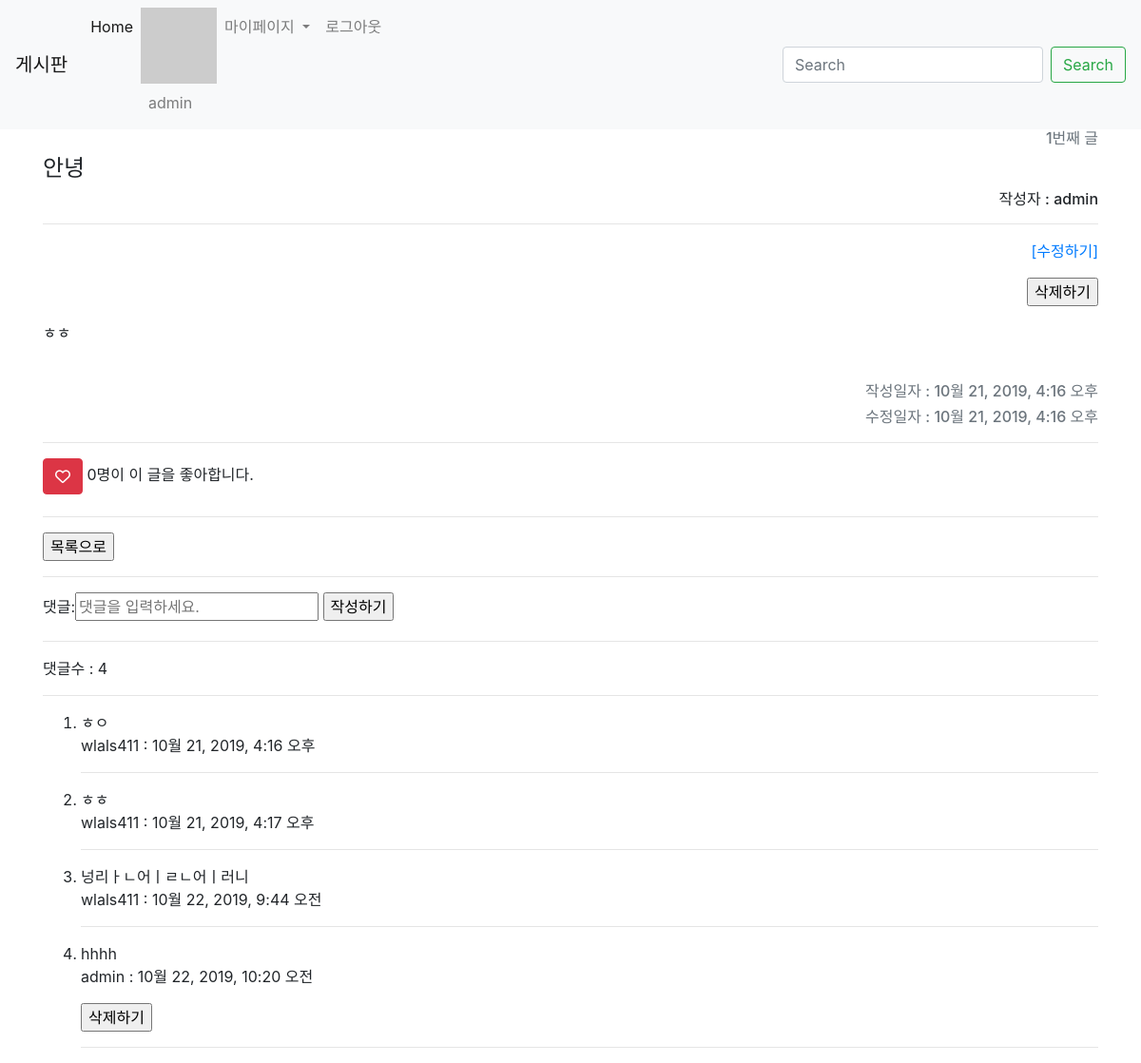
/articles/1/ (signed in), run on an earlier commit of the app's database.
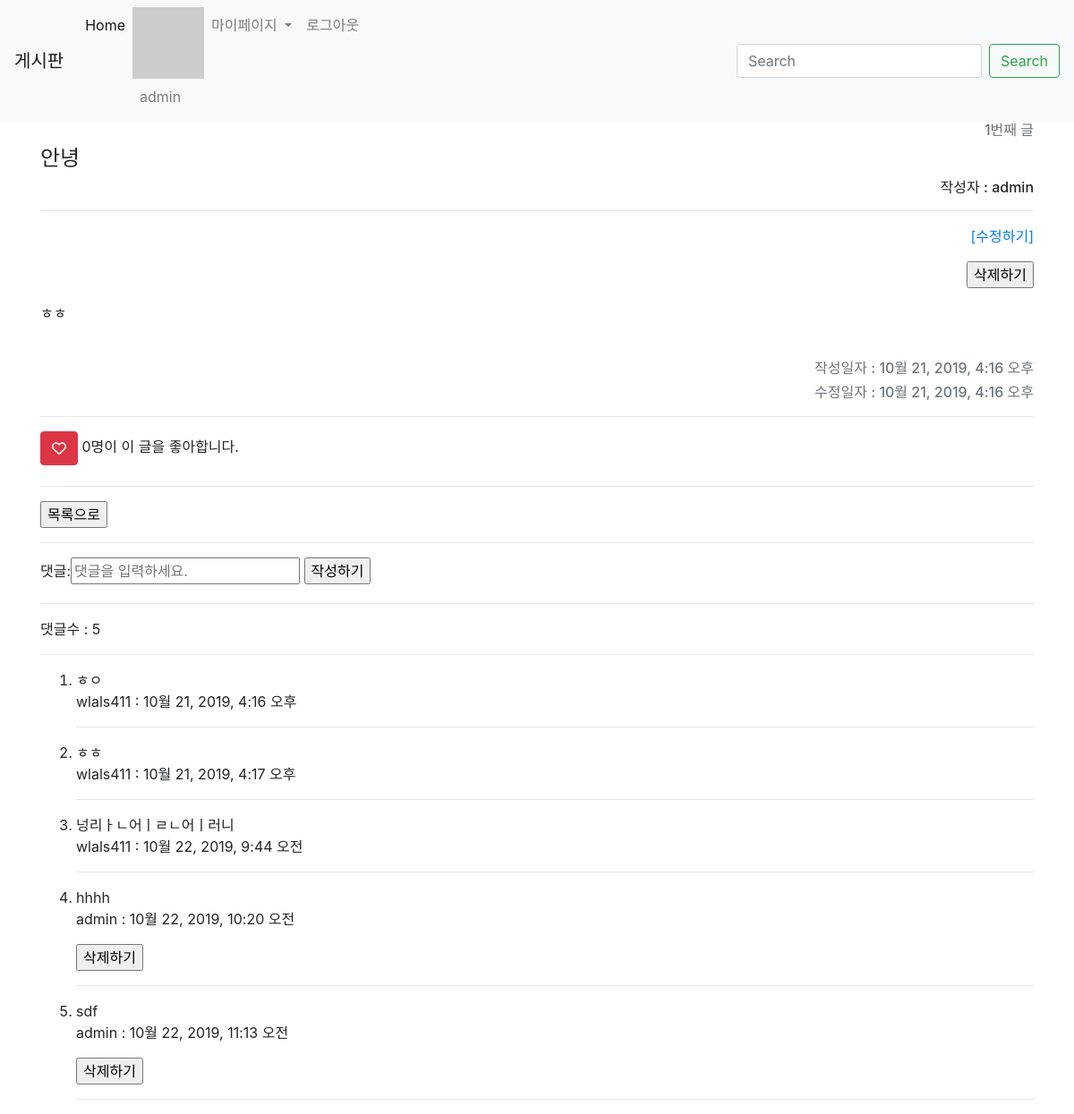
And on a later commit of the database.
### articles/models.py (models this page shows, shortened)
class Article(models.Model):
    title = models.CharField(max_length=10)
    content = models.TextField()
    image = models.ImageField(blank=True)
    image_thumbnail = ImageSpecField(
        processors=[ResizeToFit(300, 300)],
        format='JPEG',
        options={'quality': 80}
    )
    created_at = models.DateTimeField(auto_now_add=True)
    updated_at = models.DateTimeField(auto_now=True)
    user = models.ForeignKey(settings.AUTH_USER_MODEL, on_delete=models.CASCADE)    # 참조 : https://docs.djangoproject.com/en/2.2/topics/auth/customizing/
    like_users = models.ManyToManyField(settings.AUTH_USER_MODEL, related_name='like_articles', blank=True)
    unlike_users = models.ManyToManyField(settings.AUTH_USER_MODEL, related_name='unlike_articles', blank=True)

class Comment(models.Model):
    content = models.CharField(max_length=140)
    created_at = models.DateTimeField(auto_now_add=True)
    article = models.ForeignKey(Article, on_delete=models.CASCADE)
    user = models.ForeignKey(settings.AUTH_USER_MODEL, on_delete=models.CASCADE)

### accounts/models.py (models this page shows)
class User(AbstractUser):
    pass

### articles/views.py (the view)
# urls.py: path('<int:article_pk>/', views.detail, name='detail'),
def detail(request, article_pk):
    article = Article.objects.get(pk=article_pk)
    comments = article.comment_set.all()
    comment_form = CommentForm()
    context = {
        'article': article,
        'comments': comments,
        'comment_form': comment_form,
    }
    return render(request, 'articles/detail.html', context)

### articles/forms.py
class CommentForm(forms.ModelForm):
    content = forms.CharField(
        max_length=140,
        label='댓글',
        widget=forms.TextInput(
            attrs={
                'placeholder': '댓글을 입력하세요.'
            }
        )
    )
    class Meta:
        model = Comment
        exclude = ('article', 'user')

### articles/templatetags/gravatar.py (called while the page is built)
@register.filter
def makehash(email):
    return 'https://www.gravatar.com/avatar/' + hashlib.md5(email.strip().lower().encode('utf-8')).hexdigest()

### articles/templates/articles/detail.html (shortened to what this page needs)
{% extends 'articles/base.html' %}
{% block body %}
  <div><h6 class="text-right text-secondary">{{ article.id }}번째 글 </h6></div>
  <h4 style="display:inline-block;"> {{ article.title }}</h4>
  <h6 class="text-right">작성자 : {{ article.user }}</h6>
  <hr>
  {% if article.user == user %}
    <p  class="text-right">
      <a href="{% url 'articles:update' article.pk %}" class="text-right ml-auto">[수정하기]</a>
      {% if article.user == user %}
        <form action="{% url 'articles:delete' article.pk %}" class="text-right ml-auto" method="POST" onclick="return confirm('REALLY DELETE?')">
          <input type="submit" value="삭제하기" class="text-right ml-auto">
        </form>
      {% endif %}
    </p>
  {% endif %}
  <div><p>{{ article.content }}</p></div>
  <br>
  <h6 class="text-right text-secondary ml-auto inline">작성일자 : {{ article.created_at }}</h6>
  <h6 class="text-right text-secondary">수정일자 : {{ article.updated_at }}</h6>
  <hr>
  <a href="{% url 'articles:like' article.pk %}" class='d-inline-block'>
  <button class="btn btn-danger">
    {% if user in article.like_users.all %}
      <i class="fas fa-heart animated infinite bounce delay-1s" style="color: blue;"></i>
    {% else %}
      <i class="far fa-heart animated"></i>
    {% endif %}
    </button>
  </a>
  <p class='d-inline-block'>   {{article.like_users.count}}명이 이 글을 좋아합니다.</p>
  <hr>
  <form action="{% url 'articles:index' %}">
    <input type="submit" value="목록으로">
  </form>
  <hr>
    <form action="{% url 'articles:comment_create' article.pk %}" method="POST">
      {{ comment_form }}
      <input type="submit" value="작성하기">
    </form>
  <hr>
  <p>댓글수 : {{ comments.count }}</p>
  <hr>
  <ol>
    {% for comment in comments %}
      <li>{{comment.content}}</li>
      <p>{{ comment.user }} : {{comment.created_at}}</p>
      {% if comment.user == user %}
        <form action="{% url 'articles:comment_delete' article.pk comment.pk %}" method="POST" onclick="return confirm('REALLY DELETE?')">
          <input type="submit" value="삭제하기">
        </form>
      {% endif %}
      <hr>
    {% empty %}
      <p>댓글이 없습니다.</p>
    {% endfor %}
  </ol>
{% endblock %}

What changed in the data, as far as the page shows it:
computed for Article "안녕": count "4" → "5"
added Comment: content "sdf", user "admin", created_at "10월 22, 2019, 11:13 오전"
